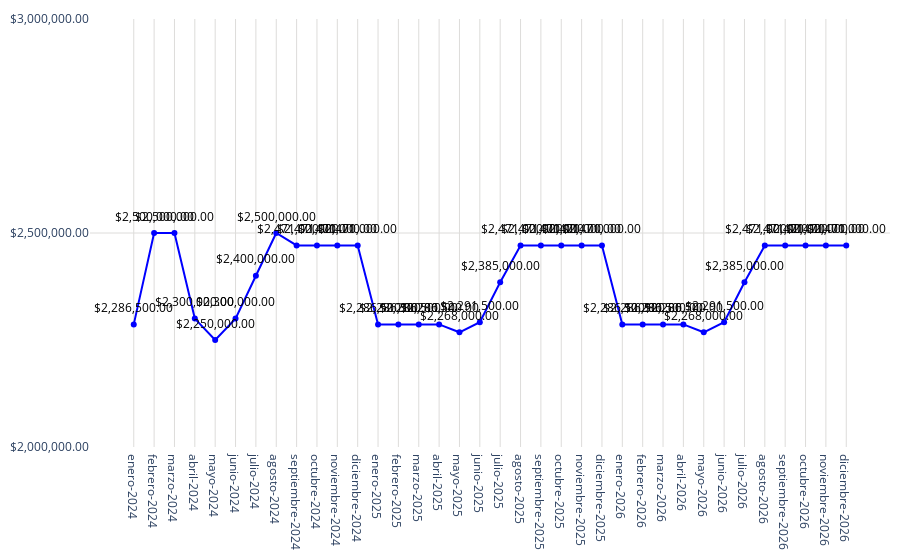

Notebook source saved alongside this figure:
### Code cell
# Datos
año = total_todos_pachuca['label']
promedio = total_todos_pachuca['montos']

fig = go.Figure()
fig.add_trace(go.Scatter(
    x=año,
    y=promedio,
    mode='markers+lines',
    marker=dict(color='blue'),
))
# Agregar anotaciones para mostrar los valores encima de los puntos
for a, p in zip(año, promedio):
    fig.add_annotation(
        x=a,
        y=p,
        text=f"${p:,.2f}",  # Formatear el valor del promedio como moneda
        showarrow=False,
        font=dict(color='black', size=12),
        xshift=0,
        yshift=17,
        textangle=0
    )
# Actualizar diseño
fig.update_layout(
    #title='Precio Media Anual',
    yaxis=dict(
        range=[2000000, 3000000],  # Establecer el rango del eje y un poco antes del millón
        tickvals=[2000000, 2500000, 3000000],  # Añadir la mitad entre 2000000 y 3000000
        ticktext=['$2,000,000.00','$2,500,000.00','$3,000,000.00'],  # Añadir el texto para la marca de la mitad
        gridcolor='#dddcda',   # Color de las líneas de la cuadrícula
        gridwidth=1  # Ancho de las líneas de la cuadrícula
    ),margin=dict(l=10, r=10, t=10, b=10),  # Ajusta los márgenes (left, right, top, bottom)        
    xaxis=dict(
        gridcolor='#dddcda', 
        tickmode='array',
        tickvals=año,
        ticktext=año
    ),
    plot_bgcolor='rgba(0,0,0,0)'
)
# Exportar gráfica como archivo HTML
def guardar_grafico_como_html(fig, nombre_archivo, carpeta='assets/graficas'):
    # Crear la carpeta si no existe
    if not os.path.exists(carpeta):
        os.makedirs(carpeta)
    # Exportar la gráfica a un archivo HTML
    fig_html = fig.to_html()
    with open(os.path.join(carpeta, nombre_archivo + '.html'), 'w') as archivo:
        archivo.write(fig_html)
guardar_grafico_como_html(fig, 'g_scatt_precio_medianual', carpeta='assets/graficas')
fig.show()

### Figure 1 — Plotly figure (JSON) as saved in the notebook; plotly's stock layout.template omitted (floating-point values rounded to 4 significant figures)
{"data": [{"marker": {"color": "blue"}, "mode": "markers+lines", "type": "scatter", "x": ["enero-2024", "febrero-2024", "marzo-2024", "abril-2024", "mayo-2024", "junio-2024", "julio-2024", "agosto-2024", "septiembre-2024", "octubre-2024", "noviembre-2024", "diciembre-2024", "enero-2025", "febrero-2025", "marzo-2025", "abril-2025", "mayo-2025", "junio-2025", "julio-2025", "agosto-2025", "septiembre-2025", "octubre-2025", "noviembre-2025", "diciembre-2025", "enero-2026", "febrero-2026", "marzo-2026", "abril-2026", "mayo-2026", "junio-2026", "julio-2026", "agosto-2026", "septiembre-2026", "octubre-2026", "noviembre-2026", "diciembre-2026"], "y": [2286500, 2500000, 2500000, 2300000, 2250000, 2300000, 2400000, 2500000, 2471000, 2471000, 2471000, 2471000, 2286500, 2286500, 2286500, 2286500, 2268000, 2291500, 2385000, 2471000, 2471000, 2471000, 2471000, 2471000, 2286500, 2286500, 2286500, 2286500, 2268000, 2291500, 2385000, 2471000, 2471000, 2471000, 2471000, 2471000]}], "layout": {"annotations": [{"font": {"color": "black", "size": 12}, "showarrow": false, "text": "$2,286,500.00", "textangle": 0, "x": "enero-2024", "xshift": 0, "y": 2286500, "yshift": 17}, {"font": {"color": "black", "size": 12}, "showarrow": false, "text": "$2,500,000.00", "textangle": 0, "x": "febrero-2024", "xshift": 0, "y": 2500000, "yshift": 17}, {"font": {"color": "black", "size": 12}, "showarrow": false, "text": "$2,500,000.00", "textangle": 0, "x": "marzo-2024", "xshift": 0, "y": 2500000, "yshift": 17}, {"font": {"color": "black", "size": 12}, "showarrow": false, "text": "$2,300,000.00", "textangle": 0, "x": "abril-2024", "xshift": 0, "y": 2300000, "yshift": 17}, {"font": {"color": "black", "size": 12}, "showarrow": false, "text": "$2,250,000.00", "textangle": 0, "x": "mayo-2024", "xshift": 0, "y": 2250000, "yshift": 17}, {"font": {"color": "black", "size": 12}, "showarrow": false, "text": "$2,300,000.00", "textangle": 0, "x": "junio-2024", "xshift": 0, "y": 2300000, "yshift": 17}, {"font": {"color": "black", "size": 12}, "showarrow": false, "text": "$2,400,000.00", "textangle": 0, "x": "julio-2024", "xshift": 0, "y": 2400000, "yshift": 17}, {"font": {"color": "black", "size": 12}, "showarrow": false, "text": "$2,500,000.00", "textangle": 0, "x": "agosto-2024", "xshift": 0, "y": 2500000, "yshift": 17}, {"font": {"color": "black", "size": 12}, "showarrow": false, "text": "$2,471,000.00", "textangle": 0, "x": "septiembre-2024", "xshift": 0, "y": 2471000, "yshift": 17}, {"font": {"color": "black", "size": 12}, "showarrow": false, "text": "$2,471,000.00", "textangle": 0, "x": "octubre-2024", "xshift": 0, "y": 2471000, "yshift": 17}, {"font": {"color": "black", "size": 12}, "showarrow": false, "text": "$2,471,000.00", "textangle": 0, "x": "noviembre-2024", "xshift": 0, "y": 2471000, "yshift": 17}, {"font": {"color": "black", "size": 12}, "showarrow": false, "text": "$2,471,000.00", "textangle": 0, "x": "diciembre-2024", "xshift": 0, "y": 2471000, "yshift": 17}, {"font": {"color": "black", "size": 12}, "showarrow": false, "text": "$2,286,500.00", "textangle": 0, "x": "enero-2025", "xshift": 0, "y": 2286500, "yshift": 17}, {"font": {"color": "black", "size": 12}, "showarrow": false, "text": "$2,286,500.00", "textangle": 0, "x": "febrero-2025", "xshift": 0, "y": 2286500, "yshift": 17}, {"font": {"color": "black", "size": 12}, "showarrow": false, "text": "$2,286,500.00", "textangle": 0, "x": "marzo-2025", "xshift": 0, "y": 2286500, "yshift": 17}, {"font": {"color": "black", "size": 12}, "showarrow": false, "text": "$2,286,500.00", "textangle": 0, "x": "abril-2025", "xshift": 0, "y": 2286500, "yshift": 17}, {"font": {"color": "black", "size": 12}, "showarrow": false, "text": "$2,268,000.00", "textangle": 0, "x": "mayo-2025", "xshift": 0, "y": 2268000, "yshift": 17}, {"font": {"color": "black", "size": 12}, "showarrow": false, "text": "$2,291,500.00", "textangle": 0, "x": "junio-2025", "xshift": 0, "y": 2291500, "yshift": 17}, {"font": {"color": "black", "size": 12}, "showarrow": false, "text": "$2,385,000.00", "textangle": 0, "x": "julio-2025", "xshift": 0, "y": 2385000, "yshift": 17}, {"font": {"color": "black", "size": 12}, "showarrow": false, "text": "$2,471,000.00", "textangle": 0, "x": "agosto-2025", "xshift": 0, "y": 2471000, "yshift": 17}, {"font": {"color": "black", "size": 12}, "showarrow": false, "text": "$2,471,000.00", "textangle": 0, "x": "septiembre-2025", "xshift": 0, "y": 2471000, "yshift": 17}, {"font": {"color": "black", "size": 12}, "showarrow": false, "text": "$2,471,000.00", "textangle": 0, "x": "octubre-2025", "xshift": 0, "y": 2471000, "yshift": 17}, {"font": {"color": "black", "size": 12}, "showarrow": false, "text": "$2,471,000.00", "textangle": 0, "x": "noviembre-2025", "xshift": 0, "y": 2471000, "yshift": 17}, {"font": {"color": "black", "size": 12}, "showarrow": false, "text": "$2,471,000.00", "textangle": 0, "x": "diciembre-2025", "xshift": 0, "y": 2471000, "yshift": 17}, {"font": {"color": "black", "size": 12}, "showarrow": false, "text": "$2,286,500.00", "textangle": 0, "x": "enero-2026", "xshift": 0, "y": 2286500, "yshift": 17}, {"font": {"color": "black", "size": 12}, "showarrow": false, "text": "$2,286,500.00", "textangle": 0, "x": "febrero-2026", "xshift": 0, "y": 2286500, "yshift": 17}, {"font": {"color": "black", "size": 12}, "showarrow": false, "text": "$2,286,500.00", "textangle": 0, "x": "marzo-2026", "xshift": 0, "y": 2286500, "yshift": 17}, {"font": {"color": "black", "size": 12}, "showarrow": false, "text": "$2,286,500.00", "textangle": 0, "x": "abril-2026", "xshift": 0, "y": 2286500, "yshift": 17}, {"font": {"color": "black", "size": 12}, "showarrow": false, "text": "$2,268,000.00", "textangle": 0, "x": "mayo-2026", "xshift": 0, "y": 2268000, "yshift": 17}, {"font": {"color": "black", "size": 12}, "showarrow": false, "text": "$2,291,500.00", "textangle": 0, "x": "junio-2026", "xshift": 0, "y": 2291500, "yshift": 17}, {"font": {"color": "black", "size": 12}, "showarrow": false, "text": "$2,385,000.00", "textangle": 0, "x": "julio-2026", "xshift": 0, "y": 2385000, "yshift": 17}, {"font": {"color": "black", "size": 12}, "showarrow": false, "text": "$2,471,000.00", "textangle": 0, "x": "agosto-2026", "xshift": 0, "y": 2471000, "yshift": 17}, {"font": {"color": "black", "size": 12}, "showarrow": false, "text": "$2,471,000.00", "textangle": 0, "x": "septiembre-2026", "xshift": 0, "y": 2471000, "yshift": 17}, {"font": {"color": "black", "size": 12}, "showarrow": false, "text": "$2,471,000.00", "textangle": 0, "x": "octubre-2026", "xshift": 0, "y": 2471000, "yshift": 17}, {"font": {"color": "black", "size": 12}, "showarrow": false, "text": "$2,471,000.00", "textangle": 0, "x": "noviembre-2026", "xshift": 0, "y": 2471000, "yshift": 17}, {"font": {"color": "black", "size": 12}, "showarrow": false, "text": "$2,471,000.00", "textangle": 0, "x": "diciembre-2026", "xshift": 0, "y": 2471000, "yshift": 17}], "margin": {"b": 10, "l": 10, "r": 10, "t": 10}, "plot_bgcolor": "rgba(0,0,0,0)", "xaxis": {"gridcolor": "#dddcda", "tickmode": "array", "ticktext": ["enero-2024", "febrero-2024", "marzo-2024", "abril-2024", "mayo-2024", "junio-2024", "julio-2024", "agosto-2024", "septiembre-2024", "octubre-2024", "noviembre-2024", "diciembre-2024", "enero-2025", "febrero-2025", "marzo-2025", "abril-2025", "mayo-2025", "junio-2025", "julio-2025", "agosto-2025", "septiembre-2025", "octubre-2025", "noviembre-2025", "diciembre-2025", "enero-2026", "febrero-2026", "marzo-2026", "abril-2026", "mayo-2026", "junio-2026", "julio-2026", "agosto-2026", "septiembre-2026", "octubre-2026", "noviembre-2026", "diciembre-2026"], "tickvals": ["enero-2024", "febrero-2024", "marzo-2024", "abril-2024", "mayo-2024", "junio-2024", "julio-2024", "agosto-2024", "septiembre-2024", "octubre-2024", "noviembre-2024", "diciembre-2024", "enero-2025", "febrero-2025", "marzo-2025", "abril-2025", "mayo-2025", "junio-2025", "julio-2025", "agosto-2025", "septiembre-2025", "octubre-2025", "noviembre-2025", "diciembre-2025", "enero-2026", "febrero-2026", "marzo-2026", "abril-2026", "mayo-2026", "junio-2026", "julio-2026", "agosto-2026", "septiembre-2026", "octubre-2026", "noviembre-2026", "diciembre-2026"]}, "yaxis": {"gridcolor": "#dddcda", "gridwidth": 1, "range": [2000000, 3000000], "ticktext": ["$2,000,000.00", "$2,500,000.00", "$3,000,000.00"], "tickvals": [2000000, 2500000, 3000000]}}}
